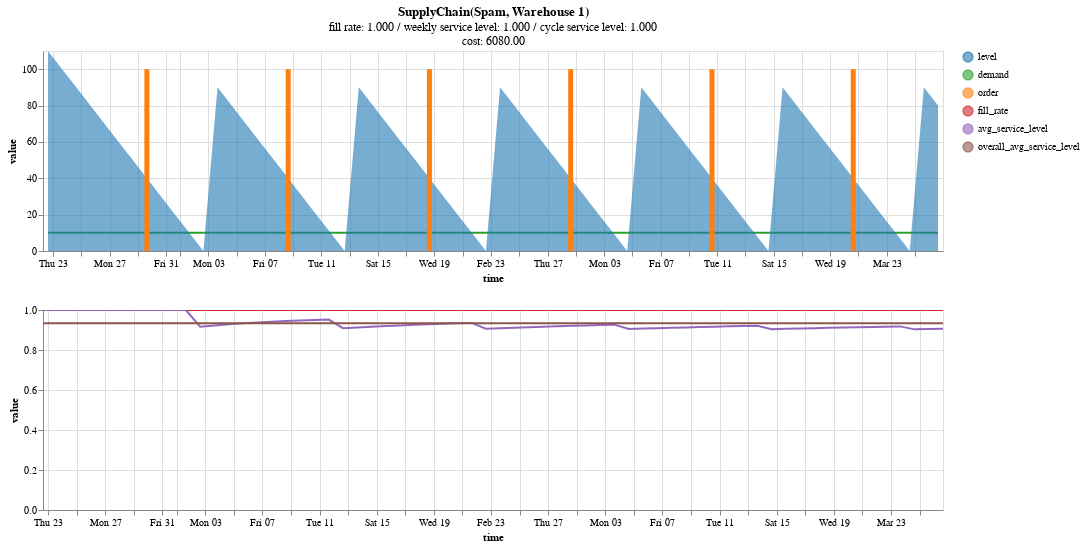

The notebook cell this image was saved under:
### Code cell
supply_chain_plot(supply_chain).interactive()

### Figure 1 — Vega-Lite specification as saved in the notebook (floating-point values rounded to 4 significant figures)
{"config": {"view": {"continuousHeight": 300, "continuousWidth": 400}, "range": {"category": {"scheme": "category20"}}}, "vconcat": [{"layer": [{"data": {"name": "data-6d44c9e6e24fd27813e5d0572dcf6d80"}, "mark": {"type": "line"}, "encoding": {"color": {"field": "variable", "scale": {"domain": ["level", "demand", "order", "fill_rate", "avg_service_level", "overall_avg_service_level"], "range": ["#1f77b4", "#2ca02c", "#ff7f0e", "#d62728", "#9467bd", "#8c564b", "#e377c2", "#7f7f7f", "#bcbd22", "#17becf"]}, "title": "", "type": "nominal"}, "x": {"field": "time", "type": "temporal"}, "y": {"field": "value", "type": "quantitative"}}, "name": "view_1", "title": {"text": "SupplyChain(Spam, Warehouse 1)", "subtitle": ["fill rate: 1.000 / weekly service level: 1.000 / cycle service level: 1.000", "cost: 6080.00"]}}, {"data": {"name": "data-5a093f2c9f4faa342af9481c3ca23a0f"}, "mark": {"type": "area", "opacity": 0.6}, "encoding": {"color": {"field": "variable", "scale": {"domain": ["level", "demand", "order", "fill_rate", "avg_service_level", "overall_avg_service_level"], "range": ["#1f77b4", "#2ca02c", "#ff7f0e", "#d62728", "#9467bd", "#8c564b", "#e377c2", "#7f7f7f", "#bcbd22", "#17becf"]}, "type": "nominal"}, "x": {"field": "time", "type": "temporal"}, "y": {"field": "value", "type": "quantitative"}}}, {"data": {"name": "data-8b0411614e8cdaccc66f7b9c8f92b68a"}, "mark": {"type": "bar"}, "encoding": {"color": {"field": "variable", "scale": {"domain": ["level", "demand", "order", "fill_rate", "avg_service_level", "overall_avg_service_level"], "range": ["#1f77b4", "#2ca02c", "#ff7f0e", "#d62728", "#9467bd", "#8c564b", "#e377c2", "#7f7f7f", "#bcbd22", "#17becf"]}, "type": "nominal"}, "x": {"field": "time", "type": "temporal"}, "y": {"field": "value", "type": "quantitative"}}}], "height": 200, "width": 900}, {"layer": [{"data": {"name": "data-69a51fa1e997008f50da4bf02ca674c6"}, "mark": {"type": "line"}, "encoding": {"color": {"field": "variable", "scale": {"domain": ["level", "demand", "order", "fill_rate", "avg_service_level", "overall_avg_service_level"], "range": ["#1f77b4", "#2ca02c", "#ff7f0e", "#d62728", "#9467bd", "#8c564b", "#e377c2", "#7f7f7f", "#bcbd22", "#17becf"]}, "type": "nominal"}, "x": {"field": "time", "type": "temporal"}, "y": {"field": "value", "type": "quantitative"}}, "name": "view_2"}, {"data": {"name": "data-f04b17dedc1fb7164199ca7fe5b62104"}, "mark": {"type": "line"}, "encoding": {"color": {"field": "variable", "scale": {"domain": ["level", "demand", "order", "fill_rate", "avg_service_level", "overall_avg_service_level"], "range": ["#1f77b4", "#2ca02c", "#ff7f0e", "#d62728", "#9467bd", "#8c564b", "#e377c2", "#7f7f7f", "#bcbd22", "#17becf"]}, "type": "nominal"}, "x": {"field": "time", "type": "temporal"}, "y": {"field": "value", "type": "quantitative"}}}, {"data": {"name": "data-9aa0808176beb0521a84774b7a3c02ca"}, "mark": {"type": "line"}, "encoding": {"color": {"field": "variable", "scale": {"domain": ["level", "demand", "order", "fill_rate", "avg_service_level", "overall_avg_service_level"], "range": ["#1f77b4", "#2ca02c", "#ff7f0e", "#d62728", "#9467bd", "#8c564b", "#e377c2", "#7f7f7f", "#bcbd22", "#17becf"]}, "type": "nominal"}, "x": {"field": "time", "type": "temporal"}, "y": {"field": "value", "type": "quantitative"}}}], "height": 200, "width": 900}], "params": [{"name": "param_1", "select": {"type": "interval", "encodings": ["x", "y"]}, "bind": "scales", "views": ["view_1", "view_2"]}], "$schema": "https://vega.github.io/schema/vega-lite/v5.8.0.json", "datasets": {"data-6d44c9e6e24fd27813e5d0572dcf6d80": [{"time": "2025-01-22T15:24:34.468312", "variable": "demand", "value": 10}, {"time": "2025-01-23T15:24:34.468312", "variable": "demand", "value": 10}, {"time": "2025-01-24T15:24:34.468312", "variable": "demand", "value": 10}, {"time": "2025-01-25T15:24:34.468312", "variable": "demand", "value": 10}, {"time": "2025-01-26T15:24:34.468312", "variable": "demand", "value": 10}, {"time": "2025-01-27T15:24:34.468312", "variable": "demand", "value": 10}, {"time": "2025-01-28T15:24:34.468312", "variable": "demand", "value": 10}, {"time": "2025-01-29T15:24:34.468312", "variable": "demand", "value": 10}, {"time": "2025-01-30T15:24:34.468312", "variable": "demand", "value": 10}, {"time": "2025-01-31T15:24:34.468312", "variable": "demand", "value": 10}, {"time": "2025-02-01T15:24:34.468312", "variable": "demand", "value": 10}, {"time": "2025-02-02T15:24:34.468312", "variable": "demand", "value": 10}, {"time": "2025-02-03T15:24:34.468312", "variable": "demand", "value": 10}, {"time": "2025-02-04T15:24:34.468312", "variable": "demand", "value": 10}, {"time": "2025-02-05T15:24:34.468312", "variable": "demand", "value": 10}, {"time": "2025-02-06T15:24:34.468312", "variable": "demand", "value": 10}, {"time": "2025-02-07T15:24:34.468312", "variable": "demand", "value": 10}, {"time": "2025-02-08T15:24:34.468312", "variable": "demand", "value": 10}, {"time": "2025-02-09T15:24:34.468312", "variable": "demand", "value": 10}, {"time": "2025-02-10T15:24:34.468312", "variable": "demand", "value": 10}, {"time": "2025-02-11T15:24:34.468312", "variable": "demand", "value": 10}, {"time": "2025-02-12T15:24:34.468312", "variable": "demand", "value": 10}, {"time": "2025-02-13T15:24:34.468312", "variable": "demand", "value": 10}, {"time": "2025-02-14T15:24:34.468312", "variable": "demand", "value": 10}, {"time": "2025-02-15T15:24:34.468312", "variable": "demand", "value": 10}, {"time": "2025-02-16T15:24:34.468312", "variable": "demand", "value": 10}, {"time": "2025-02-17T15:24:34.468312", "variable": "demand", "value": 10}, {"time": "2025-02-18T15:24:34.468312", "variable": "demand", "value": 10}, {"time": "2025-02-19T15:24:34.468312", "variable": "demand", "value": 10}, {"time": "2025-02-20T15:24:34.468312", "variable": "demand", "value": 10}, {"time": "2025-02-21T15:24:34.468312", "variable": "demand", "value": 10}, {"time": "2025-02-22T15:24:34.468312", "variable": "demand", "value": 10}, {"time": "2025-02-23T15:24:34.468312", "variable": "demand", "value": 10}, {"time": "2025-02-24T15:24:34.468312", "variable": "demand", "value": 10}, {"time": "2025-02-25T15:24:34.468312", "variable": "demand", "value": 10}, {"time": "2025-02-26T15:24:34.468312", "variable": "demand", "value": 10}, {"time": "2025-02-27T15:24:34.468312", "variable": "demand", "value": 10}, {"time": "2025-02-28T15:24:34.468312", "variable": "demand", "value": 10}, {"time": "2025-03-01T15:24:34.468312", "variable": "demand", "value": 10}, {"time": "2025-03-02T15:24:34.468312", "variable": "demand", "value": 10}, {"time": "2025-03-03T15:24:34.468312", "variable": "demand", "value": 10}, {"time": "2025-03-04T15:24:34.468312", "variable": "demand", "value": 10}, {"time": "2025-03-05T15:24:34.468312", "variable": "demand", "value": 10}, {"time": "2025-03-06T15:24:34.468312", "variable": "demand", "value": 10}, {"time": "2025-03-07T15:24:34.468312", "variable": "demand", "value": 10}, {"time": "2025-03-08T15:24:34.468312", "variable": "demand", "value": 10}, {"time": "2025-03-09T15:24:34.468312", "variable": "demand", "value": 10}, {"time": "2025-03-10T15:24:34.468312", "variable": "demand", "value": 10}, {"time": "2025-03-11T15:24:34.468312", "variable": "demand", "value": 10}, {"time": "2025-03-12T15:24:34.468312", "variable": "demand", "value": 10}, {"time": "2025-03-13T15:24:34.468312", "variable": "demand", "value": 10}, {"time": "2025-03-14T15:24:34.468312", "variable": "demand", "value": 10}, {"time": "2025-03-15T15:24:34.468312", "variable": "demand", "value": 10}, {"time": "2025-03-16T15:24:34.468312", "variable": "demand", "value": 10}, {"time": "2025-03-17T15:24:34.468312", "variable": "demand", "value": 10}, {"time": "2025-03-18T15:24:34.468312", "variable": "demand", "value": 10}, {"time": "2025-03-19T15:24:34.468312", "variable": "demand", "value": 10}, {"time": "2025-03-20T15:24:34.468312", "variable": "demand", "value": 10}, {"time": "2025-03-21T15:24:34.468312", "variable": "demand", "value": 10}, {"time": "2025-03-22T15:24:34.468312", "variable": "demand", "value": 10}, {"time": "2025-03-23T15:24:34.468312", "variable": "demand", "value": 10}, {"time": "2025-03-24T15:24:34.468312", "variable": "demand", "value": 10}, {"time": "2025-03-25T15:24:34.468312", "variable": "demand", "value": 10}, {"time": "2025-03-26T15:24:34.468312", "variable": "demand", "value": 10}], "data-5a093f2c9f4faa342af9481c3ca23a0f": [{"time": "2025-01-22T15:24:34.468312", "variable": "level", "value": 110}, {"time": "2025-01-23T15:24:34.468312", "variable": "level", "value": 100}, {"time": "2025-01-24T15:24:34.468312", "variable": "level", "value": 90}, {"time": "2025-01-25T15:24:34.468312", "variable": "level", "value": 80}, {"time": "2025-01-26T15:24:34.468312", "variable": "level", "value": 70}, {"time": "2025-01-27T15:24:34.468312", "variable": "level", "value": 60}, {"time": "2025-01-28T15:24:34.468312", "variable": "level", "value": 50}, {"time": "2025-01-29T15:24:34.468312", "variable": "level", "value": 40}, {"time": "2025-01-30T15:24:34.468312", "variable": "level", "value": 30}, {"time": "2025-01-31T15:24:34.468312", "variable": "level", "value": 20}, {"time": "2025-02-01T15:24:34.468312", "variable": "level", "value": 10}, {"time": "2025-02-02T15:24:34.468312", "variable": "level", "value": 0}, {"time": "2025-02-03T15:24:34.468312", "variable": "level", "value": 90}, {"time": "2025-02-04T15:24:34.468312", "variable": "level", "value": 80}, {"time": "2025-02-05T15:24:34.468312", "variable": "level", "value": 70}, {"time": "2025-02-06T15:24:34.468312", "variable": "level", "value": 60}, {"time": "2025-02-07T15:24:34.468312", "variable": "level", "value": 50}, {"time": "2025-02-08T15:24:34.468312", "variable": "level", "value": 40}, {"time": "2025-02-09T15:24:34.468312", "variable": "level", "value": 30}, {"time": "2025-02-10T15:24:34.468312", "variable": "level", "value": 20}, {"time": "2025-02-11T15:24:34.468312", "variable": "level", "value": 10}, {"time": "2025-02-12T15:24:34.468312", "variable": "level", "value": 0}, {"time": "2025-02-13T15:24:34.468312", "variable": "level", "value": 90}, {"time": "2025-02-14T15:24:34.468312", "variable": "level", "value": 80}, {"time": "2025-02-15T15:24:34.468312", "variable": "level", "value": 70}, {"time": "2025-02-16T15:24:34.468312", "variable": "level", "value": 60}, {"time": "2025-02-17T15:24:34.468312", "variable": "level", "value": 50}, {"time": "2025-02-18T15:24:34.468312", "variable": "level", "value": 40}, {"time": "2025-02-19T15:24:34.468312", "variable": "level", "value": 30}, {"time": "2025-02-20T15:24:34.468312", "variable": "level", "value": 20}, {"time": "2025-02-21T15:24:34.468312", "variable": "level", "value": 10}, {"time": "2025-02-22T15:24:34.468312", "variable": "level", "value": 0}, {"time": "2025-02-23T15:24:34.468312", "variable": "level", "value": 90}, {"time": "2025-02-24T15:24:34.468312", "variable": "level", "value": 80}, {"time": "2025-02-25T15:24:34.468312", "variable": "level", "value": 70}, {"time": "2025-02-26T15:24:34.468312", "variable": "level", "value": 60}, {"time": "2025-02-27T15:24:34.468312", "variable": "level", "value": 50}, {"time": "2025-02-28T15:24:34.468312", "variable": "level", "value": 40}, {"time": "2025-03-01T15:24:34.468312", "variable": "level", "value": 30}, {"time": "2025-03-02T15:24:34.468312", "variable": "level", "value": 20}, {"time": "2025-03-03T15:24:34.468312", "variable": "level", "value": 10}, {"time": "2025-03-04T15:24:34.468312", "variable": "level", "value": 0}, {"time": "2025-03-05T15:24:34.468312", "variable": "level", "value": 90}, {"time": "2025-03-06T15:24:34.468312", "variable": "level", "value": 80}, {"time": "2025-03-07T15:24:34.468312", "variable": "level", "value": 70}, {"time": "2025-03-08T15:24:34.468312", "variable": "level", "value": 60}, {"time": "2025-03-09T15:24:34.468312", "variable": "level", "value": 50}, {"time": "2025-03-10T15:24:34.468312", "variable": "level", "value": 40}, {"time": "2025-03-11T15:24:34.468312", "variable": "level", "value": 30}, {"time": "2025-03-12T15:24:34.468312", "variable": "level", "value": 20}, {"time": "2025-03-13T15:24:34.468312", "variable": "level", "value": 10}, {"time": "2025-03-14T15:24:34.468312", "variable": "level", "value": 0}, {"time": "2025-03-15T15:24:34.468312", "variable": "level", "value": 90}, {"time": "2025-03-16T15:24:34.468312", "variable": "level", "value": 80}, {"time": "2025-03-17T15:24:34.468312", "variable": "level", "value": 70}, {"time": "2025-03-18T15:24:34.468312", "variable": "level", "value": 60}, {"time": "2025-03-19T15:24:34.468312", "variable": "level", "value": 50}, {"time": "2025-03-20T15:24:34.468312", "variable": "level", "value": 40}, {"time": "2025-03-21T15:24:34.468312", "variable": "level", "value": 30}, {"time": "2025-03-22T15:24:34.468312", "variable": "level", "value": 20}, {"time": "2025-03-23T15:24:34.468312", "variable": "level", "value": 10}, {"time": "2025-03-24T15:24:34.468312", "variable": "level", "value": 0}, {"time": "2025-03-25T15:24:34.468312", "variable": "level", "value": 90}, {"time": "2025-03-26T15:24:34.468312", "variable": "level", "value": 80}], "data-8b0411614e8cdaccc66f7b9c8f92b68a": [{"time": "2025-01-22T15:24:34.468312", "variable": "order", "value": 0.0}, {"time": "2025-01-23T15:24:34.468312", "variable": "order", "value": 0.0}, {"time": "2025-01-24T15:24:34.468312", "variable": "order", "value": 0.0}, {"time": "2025-01-25T15:24:34.468312", "variable": "order", "value": 0.0}, {"time": "2025-01-26T15:24:34.468312", "variable": "order", "value": 0.0}, {"time": "2025-01-27T15:24:34.468312", "variable": "order", "value": 0.0}, {"time": "2025-01-28T15:24:34.468312", "variable": "order", "value": 0.0}, {"time": "2025-01-29T15:24:34.468312", "variable": "order", "value": 100.0}, {"time": "2025-01-30T15:24:34.468312", "variable": "order", "value": null}, {"time": "2025-01-31T15:24:34.468312", "variable": "order", "value": null}, {"time": "2025-02-01T15:24:34.468312", "variable": "order", "value": null}, {"time": "2025-02-02T15:24:34.468312", "variable": "order", "value": null}, {"time": "2025-02-03T15:24:34.468312", "variable": "order", "value": null}, {"time": "2025-02-04T15:24:34.468312", "variable": "order", "value": 0.0}, {"time": "2025-02-05T15:24:34.468312", "variable": "order", "value": 0.0}, {"time": "2025-02-06T15:24:34.468312", "variable": "order", "value": 0.0}, {"time": "2025-02-07T15:24:34.468312", "variable": "order", "value": 0.0}, {"time": "2025-02-08T15:24:34.468312", "variable": "order", "value": 100.0}, {"time": "2025-02-09T15:24:34.468312", "variable": "order", "value": null}, {"time": "2025-02-10T15:24:34.468312", "variable": "order", "value": null}, {"time": "2025-02-11T15:24:34.468312", "variable": "order", "value": null}, {"time": "2025-02-12T15:24:34.468312", "variable": "order", "value": null}, {"time": "2025-02-13T15:24:34.468312", "variable": "order", "value": null}, {"time": "2025-02-14T15:24:34.468312", "variable": "order", "value": 0.0}, {"time": "2025-02-15T15:24:34.468312", "variable": "order", "value": 0.0}, {"time": "2025-02-16T15:24:34.468312", "variable": "order", "value": 0.0}, {"time": "2025-02-17T15:24:34.468312", "variable": "order", "value": 0.0}, {"time": "2025-02-18T15:24:34.468312", "variable": "order", "value": 100.0}, {"time": "2025-02-19T15:24:34.468312", "variable": "order", "value": null}, {"time": "2025-02-20T15:24:34.468312", "variable": "order", "value": null}, {"time": "2025-02-21T15:24:34.468312", "variable": "order", "value": null}, {"time": "2025-02-22T15:24:34.468312", "variable": "order", "value": null}, {"time": "2025-02-23T15:24:34.468312", "variable": "order", "value": null}, {"time": "2025-02-24T15:24:34.468312", "variable": "order", "value": 0.0}, {"time": "2025-02-25T15:24:34.468312", "variable": "order", "value": 0.0}, {"time": "2025-02-26T15:24:34.468312", "variable": "order", "value": 0.0}, {"time": "2025-02-27T15:24:34.468312", "variable": "order", "value": 0.0}, {"time": "2025-02-28T15:24:34.468312", "variable": "order", "value": 100.0}, {"time": "2025-03-01T15:24:34.468312", "variable": "order", "value": null}, {"time": "2025-03-02T15:24:34.468312", "variable": "order", "value": null}, {"time": "2025-03-03T15:24:34.468312", "variable": "order", "value": null}, {"time": "2025-03-04T15:24:34.468312", "variable": "order", "value": null}, {"time": "2025-03-05T15:24:34.468312", "variable": "order", "value": null}, {"time": "2025-03-06T15:24:34.468312", "variable": "order", "value": 0.0}, {"time": "2025-03-07T15:24:34.468312", "variable": "order", "value": 0.0}, {"time": "2025-03-08T15:24:34.468312", "variable": "order", "value": 0.0}, {"time": "2025-03-09T15:24:34.468312", "variable": "order", "value": 0.0}, {"time": "2025-03-10T15:24:34.468312", "variable": "order", "value": 100.0}, {"time": "2025-03-11T15:24:34.468312", "variable": "order", "value": null}, {"time": "2025-03-12T15:24:34.468312", "variable": "order", "value": null}, {"time": "2025-03-13T15:24:34.468312", "variable": "order", "value": null}, {"time": "2025-03-14T15:24:34.468312", "variable": "order", "value": null}, {"time": "2025-03-15T15:24:34.468312", "variable": "order", "value": null}, {"time": "2025-03-16T15:24:34.468312", "variable": "order", "value": 0.0}, {"time": "2025-03-17T15:24:34.468312", "variable": "order", "value": 0.0}, {"time": "2025-03-18T15:24:34.468312", "variable": "order", "value": 0.0}, {"time": "2025-03-19T15:24:34.468312", "variable": "order", "value": 0.0}, {"time": "2025-03-20T15:24:34.468312", "variable": "order", "value": 100.0}, {"time": "2025-03-21T15:24:34.468312", "variable": "order", "value": null}, {"time": "2025-03-22T15:24:34.468312", "variable": "order", "value": null}, {"time": "2025-03-23T15:24:34.468312", "variable": "order", "value": null}, {"time": "2025-03-24T15:24:34.468312", "variable": "order", "value": null}, {"time": "2025-03-25T15:24:34.468312", "variable": "order", "value": null}, {"time": "2025-03-26T15:24:34.468312", "variable": "order", "value": 0.0}], "data-69a51fa1e997008f50da4bf02ca674c6": [{"time": "2025-01-22T15:24:34.468312", "variable": "fill_rate", "value": 1.0}, {"time": "2025-01-23T15:24:34.468312", "variable": "fill_rate", "value": 1.0}, {"time": "2025-01-24T15:24:34.468312", "variable": "fill_rate", "value": 1.0}, {"time": "2025-01-25T15:24:34.468312", "variable": "fill_rate", "value": 1.0}, {"time": "2025-01-26T15:24:34.468312", "variable": "fill_rate", "value": 1.0}, {"time": "2025-01-27T15:24:34.468312", "variable": "fill_rate", "value": 1.0}, {"time": "2025-01-28T15:24:34.468312", "variable": "fill_rate", "value": 1.0}, {"time": "2025-01-29T15:24:34.468312", "variable": "fill_rate", "value": 1.0}, {"time": "2025-01-30T15:24:34.468312", "variable": "fill_rate", "value": 1.0}, {"time": "2025-01-31T15:24:34.468312", "variable": "fill_rate", "value": 1.0}, {"time": "2025-02-01T15:24:34.468312", "variable": "fill_rate", "value": 1.0}, {"time": "2025-02-02T15:24:34.468312", "variable": "fill_rate", "value": 1.0}, {"time": "2025-02-03T15:24:34.468312", "variable": "fill_rate", "value": 1.0}, {"time": "2025-02-04T15:24:34.468312", "variable": "fill_rate", "value": 1.0}, {"time": "2025-02-05T15:24:34.468312", "variable": "fill_rate", "value": 1.0}, {"time": "2025-02-06T15:24:34.468312", "variable": "fill_rate", "value": 1.0}, {"time": "2025-02-07T15:24:34.468312", "variable": "fill_rate", "value": 1.0}, {"time": "2025-02-08T15:24:34.468312", "variable": "fill_rate", "value": 1.0}, {"time": "2025-02-09T15:24:34.468312", "variable": "fill_rate", "value": 1.0}, {"time": "2025-02-10T15:24:34.468312", "variable": "fill_rate", "value": 1.0}, {"time": "2025-02-11T15:24:34.468312", "variable": "fill_rate", "value": 1.0}, {"time": "2025-02-12T15:24:34.468312", "variable": "fill_rate", "value": 1.0}, {"time": "2025-02-13T15:24:34.468312", "variable": "fill_rate", "value": 1.0}, {"time": "2025-02-14T15:24:34.468312", "variable": "fill_rate", "value": 1.0}, {"time": "2025-02-15T15:24:34.468312", "variable": "fill_rate", "value": 1.0}, {"time": "2025-02-16T15:24:34.468312", "variable": "fill_rate", "value": 1.0}, {"time": "2025-02-17T15:24:34.468312", "variable": "fill_rate", "value": 1.0}, {"time": "2025-02-18T15:24:34.468312", "variable": "fill_rate", "value": 1.0}, {"time": "2025-02-19T15:24:34.468312", "variable": "fill_rate", "value": 1.0}, {"time": "2025-02-20T15:24:34.468312", "variable": "fill_rate", "value": 1.0}, {"time": "2025-02-21T15:24:34.468312", "variable": "fill_rate", "value": 1.0}, {"time": "2025-02-22T15:24:34.468312", "variable": "fill_rate", "value": 1.0}, {"time": "2025-02-23T15:24:34.468312", "variable": "fill_rate", "value": 1.0}, {"time": "2025-02-24T15:24:34.468312", "variable": "fill_rate", "value": 1.0}, {"time": "2025-02-25T15:24:34.468312", "variable": "fill_rate", "value": 1.0}, {"time": "2025-02-26T15:24:34.468312", "variable": "fill_rate", "value": 1.0}, {"time": "2025-02-27T15:24:34.468312", "variable": "fill_rate", "value": 1.0}, {"time": "2025-02-28T15:24:34.468312", "variable": "fill_rate", "value": 1.0}, {"time": "2025-03-01T15:24:34.468312", "variable": "fill_rate", "value": 1.0}, {"time": "2025-03-02T15:24:34.468312", "variable": "fill_rate", "value": 1.0}, {"time": "2025-03-03T15:24:34.468312", "variable": "fill_rate", "value": 1.0}, {"time": "2025-03-04T15:24:34.468312", "variable": "fill_rate", "value": 1.0}, {"time": "2025-03-05T15:24:34.468312", "variable": "fill_rate", "value": 1.0}, {"time": "2025-03-06T15:24:34.468312", "variable": "fill_rate", "value": 1.0}, {"time": "2025-03-07T15:24:34.468312", "variable": "fill_rate", "value": 1.0}, {"time": "2025-03-08T15:24:34.468312", "variable": "fill_rate", "value": 1.0}, {"time": "2025-03-09T15:24:34.468312", "variable": "fill_rate", "value": 1.0}, {"time": "2025-03-10T15:24:34.468312", "variable": "fill_rate", "value": 1.0}, {"time": "2025-03-11T15:24:34.468312", "variable": "fill_rate", "value": 1.0}, {"time": "2025-03-12T15:24:34.468312", "variable": "fill_rate", "value": 1.0}, {"time": "2025-03-13T15:24:34.468312", "variable": "fill_rate", "value": 1.0}, {"time": "2025-03-14T15:24:34.468312", "variable": "fill_rate", "value": 1.0}, {"time": "2025-03-15T15:24:34.468312", "variable": "fill_rate", "value": 1.0}, {"time": "2025-03-16T15:24:34.468312", "variable": "fill_rate", "value": 1.0}, {"time": "2025-03-17T15:24:34.468312", "variable": "fill_rate", "value": 1.0}, {"time": "2025-03-18T15:24:34.468312", "variable": "fill_rate", "value": 1.0}, {"time": "2025-03-19T15:24:34.468312", "variable": "fill_rate", "value": 1.0}, {"time": "2025-03-20T15:24:34.468312", "variable": "fill_rate", "value": 1.0}, {"time": "2025-03-21T15:24:34.468312", "variable": "fill_rate", "value": 1.0}, {"time": "2025-03-22T15:24:34.468312", "variable": "fill_rate", "value": 1.0}, {"time": "2025-03-23T15:24:34.468312", "variable": "fill_rate", "value": 1.0}, {"time": "2025-03-24T15:24:34.468312", "variable": "fill_rate", "value": 1.0}, {"time": "2025-03-25T15:24:34.468312", "variable": "fill_rate", "value": 1.0}, {"time": "2025-03-26T15:24:34.468312", "variable": "fill_rate", "value": 1.0}], "data-f04b17dedc1fb7164199ca7fe5b62104": [{"time": "2025-01-22T15:24:34.468312", "variable": "avg_service_level", "value": 1.0}, {"time": "2025-01-23T15:24:34.468312", "variable": "avg_service_level", "value": 1.0}, {"time": "2025-01-24T15:24:34.468312", "variable": "avg_service_level", "value": 1.0}, {"time": "2025-01-25T15:24:34.468312", "variable": "avg_service_level", "value": 1.0}, {"time": "2025-01-26T15:24:34.468312", "variable": "avg_service_level", "value": 1.0}, {"time": "2025-01-27T15:24:34.468312", "variable": "avg_service_level", "value": 1.0}, {"time": "2025-01-28T15:24:34.468312", "variable": "avg_service_level", "value": 1.0}, {"time": "2025-01-29T15:24:34.468312", "variable": "avg_service_level", "value": 1.0}, {"time": "2025-01-30T15:24:34.468312", "variable": "avg_service_level", "value": 1.0}, {"time": "2025-01-31T15:24:34.468312", "variable": "avg_service_level", "value": 1.0}, {"time": "2025-02-01T15:24:34.468312", "variable": "avg_service_level", "value": 1.0}, {"time": "2025-02-02T15:24:34.468312", "variable": "avg_service_level", "value": 0.9167}, {"time": "2025-02-03T15:24:34.468312", "variable": "avg_service_level", "value": 0.9231}, {"time": "2025-02-04T15:24:34.468312", "variable": "avg_service_level", "value": 0.9286}, {"time": "2025-02-05T15:24:34.468312", "variable": "avg_service_level", "value": 0.9333}, {"time": "2025-02-06T15:24:34.468312", "variable": "avg_service_level", "value": 0.9375}, {"time": "2025-02-07T15:24:34.468312", "variable": "avg_service_level", "value": 0.9412}, {"time": "2025-02-08T15:24:34.468312", "variable": "avg_service_level", "value": 0.9444}, {"time": "2025-02-09T15:24:34.468312", "variable": "avg_service_level", "value": 0.9474}, {"time": "2025-02-10T15:24:34.468312", "variable": "avg_service_level", "value": 0.95}, {"time": "2025-02-11T15:24:34.468312", "variable": "avg_service_level", "value": 0.9524}, {"time": "2025-02-12T15:24:34.468312", "variable": "avg_service_level", "value": 0.9091}, {"time": "2025-02-13T15:24:34.468312", "variable": "avg_service_level", "value": 0.913}, {"time": "2025-02-14T15:24:34.468312", "variable": "avg_service_level", "value": 0.9167}, {"time": "2025-02-15T15:24:34.468312", "variable": "avg_service_level", "value": 0.92}, {"time": "2025-02-16T15:24:34.468312", "variable": "avg_service_level", "value": 0.9231}, {"time": "2025-02-17T15:24:34.468312", "variable": "avg_service_level", "value": 0.9259}, {"time": "2025-02-18T15:24:34.468312", "variable": "avg_service_level", "value": 0.9286}, {"time": "2025-02-19T15:24:34.468312", "variable": "avg_service_level", "value": 0.931}, {"time": "2025-02-20T15:24:34.468312", "variable": "avg_service_level", "value": 0.9333}, {"time": "2025-02-21T15:24:34.468312", "variable": "avg_service_level", "value": 0.9355}, {"time": "2025-02-22T15:24:34.468312", "variable": "avg_service_level", "value": 0.9062}, {"time": "2025-02-23T15:24:34.468312", "variable": "avg_service_level", "value": 0.9091}, {"time": "2025-02-24T15:24:34.468312", "variable": "avg_service_level", "value": 0.9118}, {"time": "2025-02-25T15:24:34.468312", "variable": "avg_service_level", "value": 0.9143}, {"time": "2025-02-26T15:24:34.468312", "variable": "avg_service_level", "value": 0.9167}, {"time": "2025-02-27T15:24:34.468312", "variable": "avg_service_level", "value": 0.9189}, {"time": "2025-02-28T15:24:34.468312", "variable": "avg_service_level", "value": 0.9211}, {"time": "2025-03-01T15:24:34.468312", "variable": "avg_service_level", "value": 0.9231}, {"time": "2025-03-02T15:24:34.468312", "variable": "avg_service_level", "value": 0.925}, {"time": "2025-03-03T15:24:34.468312", "variable": "avg_service_level", "value": 0.9268}, {"time": "2025-03-04T15:24:34.468312", "variable": "avg_service_level", "value": 0.9048}, {"time": "2025-03-05T15:24:34.468312", "variable": "avg_service_level", "value": 0.907}, {"time": "2025-03-06T15:24:34.468312", "variable": "avg_service_level", "value": 0.9091}, {"time": "2025-03-07T15:24:34.468312", "variable": "avg_service_level", "value": 0.9111}, {"time": "2025-03-08T15:24:34.468312", "variable": "avg_service_level", "value": 0.913}, {"time": "2025-03-09T15:24:34.468312", "variable": "avg_service_level", "value": 0.9149}, {"time": "2025-03-10T15:24:34.468312", "variable": "avg_service_level", "value": 0.9167}, {"time": "2025-03-11T15:24:34.468312", "variable": "avg_service_level", "value": 0.9184}, {"time": "2025-03-12T15:24:34.468312", "variable": "avg_service_level", "value": 0.92}, {"time": "2025-03-13T15:24:34.468312", "variable": "avg_service_level", "value": 0.9216}, {"time": "2025-03-14T15:24:34.468312", "variable": "avg_service_level", "value": 0.9038}, {"time": "2025-03-15T15:24:34.468312", "variable": "avg_service_level", "value": 0.9057}, {"time": "2025-03-16T15:24:34.468312", "variable": "avg_service_level", "value": 0.9074}, {"time": "2025-03-17T15:24:34.468312", "variable": "avg_service_level", "value": 0.9091}, {"time": "2025-03-18T15:24:34.468312", "variable": "avg_service_level", "value": 0.9107}, {"time": "2025-03-19T15:24:34.468312", "variable": "avg_service_level", "value": 0.9123}, {"time": "2025-03-20T15:24:34.468312", "variable": "avg_service_level", "value": 0.9138}, {"time": "2025-03-21T15:24:34.468312", "variable": "avg_service_level", "value": 0.9153}, {"time": "2025-03-22T15:24:34.468312", "variable": "avg_service_level", "value": 0.9167}, {"time": "2025-03-23T15:24:34.468312", "variable": "avg_service_level", "value": 0.918}, {"time": "2025-03-24T15:24:34.468312", "variable": "avg_service_level", "value": 0.9032}, {"time": "2025-03-25T15:24:34.468312", "variable": "avg_service_level", "value": 0.9048}, {"time": "2025-03-26T15:24:34.468312", "variable": "avg_service_level", "value": 0.9062}], "data-9aa0808176beb0521a84774b7a3c02ca": [{"time": "2025-01-22T15:24:34.468312", "variable": "overall_avg_service_level", "value": 0.9335}, {"time": "2025-01-23T15:24:34.468312", "variable": "overall_avg_service_level", "value": 0.9335}, {"time": "2025-01-24T15:24:34.468312", "variable": "overall_avg_service_level", "value": 0.9335}, {"time": "2025-01-25T15:24:34.468312", "variable": "overall_avg_service_level", "value": 0.9335}, {"time": "2025-01-26T15:24:34.468312", "variable": "overall_avg_service_level", "value": 0.9335}, {"time": "2025-01-27T15:24:34.468312", "variable": "overall_avg_service_level", "value": 0.9335}, {"time": "2025-01-28T15:24:34.468312", "variable": "overall_avg_service_level", "value": 0.9335}, {"time": "2025-01-29T15:24:34.468312", "variable": "overall_avg_service_level", "value": 0.9335}, {"time": "2025-01-30T15:24:34.468312", "variable": "overall_avg_service_level", "value": 0.9335}, {"time": "2025-01-31T15:24:34.468312", "variable": "overall_avg_service_level", "value": 0.9335}, {"time": "2025-02-01T15:24:34.468312", "variable": "overall_avg_service_level", "value": 0.9335}, {"time": "2025-02-02T15:24:34.468312", "variable": "overall_avg_service_level", "value": 0.9335}, {"time": "2025-02-03T15:24:34.468312", "variable": "overall_avg_service_level", "value": 0.9335}, {"time": "2025-02-04T15:24:34.468312", "variable": "overall_avg_service_level", "value": 0.9335}, {"time": "2025-02-05T15:24:34.468312", "variable": "overall_avg_service_level", "value": 0.9335}, {"time": "2025-02-06T15:24:34.468312", "variable": "overall_avg_service_level", "value": 0.9335}, {"time": "2025-02-07T15:24:34.468312", "variable": "overall_avg_service_level", "value": 0.9335}, {"time": "2025-02-08T15:24:34.468312", "variable": "overall_avg_service_level", "value": 0.9335}, {"time": "2025-02-09T15:24:34.468312", "variable": "overall_avg_service_level", "value": 0.9335}, {"time": "2025-02-10T15:24:34.468312", "variable": "overall_avg_service_level", "value": 0.9335}, {"time": "2025-02-11T15:24:34.468312", "variable": "overall_avg_service_level", "value": 0.9335}, {"time": "2025-02-12T15:24:34.468312", "variable": "overall_avg_service_level", "value": 0.9335}, {"time": "2025-02-13T15:24:34.468312", "variable": "overall_avg_service_level", "value": 0.9335}, {"time": "2025-02-14T15:24:34.468312", "variable": "overall_avg_service_level", "value": 0.9335}, {"time": "2025-02-15T15:24:34.468312", "variable": "overall_avg_service_level", "value": 0.9335}, {"time": "2025-02-16T15:24:34.468312", "variable": "overall_avg_service_level", "value": 0.9335}, {"time": "2025-02-17T15:24:34.468312", "variable": "overall_avg_service_level", "value": 0.9335}, {"time": "2025-02-18T15:24:34.468312", "variable": "overall_avg_service_level", "value": 0.9335}, {"time": "2025-02-19T15:24:34.468312", "variable": "overall_avg_service_level", "value": 0.9335}, {"time": "2025-02-20T15:24:34.468312", "variable": "overall_avg_service_level", "value": 0.9335}, {"time": "2025-02-21T15:24:34.468312", "variable": "overall_avg_service_level", "value": 0.9335}, {"time": "2025-02-22T15:24:34.468312", "variable": "overall_avg_service_level", "value": 0.9335}, {"time": "2025-02-23T15:24:34.468312", "variable": "overall_avg_service_level", "value": 0.9335}, {"time": "2025-02-24T15:24:34.468312", "variable": "overall_avg_service_level", "value": 0.9335}, {"time": "2025-02-25T15:24:34.468312", "variable": "overall_avg_service_level", "value": 0.9335}, {"time": "2025-02-26T15:24:34.468312", "variable": "overall_avg_service_level", "value": 0.9335}, {"time": "2025-02-27T15:24:34.468312", "variable": "overall_avg_service_level", "value": 0.9335}, {"time": "2025-02-28T15:24:34.468312", "variable": "overall_avg_service_level", "value": 0.9335}, {"time": "2025-03-01T15:24:34.468312", "variable": "overall_avg_service_level", "value": 0.9335}, {"time": "2025-03-02T15:24:34.468312", "variable": "overall_avg_service_level", "value": 0.9335}, {"time": "2025-03-03T15:24:34.468312", "variable": "overall_avg_service_level", "value": 0.9335}, {"time": "2025-03-04T15:24:34.468312", "variable": "overall_avg_service_level", "value": 0.9335}, {"time": "2025-03-05T15:24:34.468312", "variable": "overall_avg_service_level", "value": 0.9335}, {"time": "2025-03-06T15:24:34.468312", "variable": "overall_avg_service_level", "value": 0.9335}, {"time": "2025-03-07T15:24:34.468312", "variable": "overall_avg_service_level", "value": 0.9335}, {"time": "2025-03-08T15:24:34.468312", "variable": "overall_avg_service_level", "value": 0.9335}, {"time": "2025-03-09T15:24:34.468312", "variable": "overall_avg_service_level", "value": 0.9335}, {"time": "2025-03-10T15:24:34.468312", "variable": "overall_avg_service_level", "value": 0.9335}, {"time": "2025-03-11T15:24:34.468312", "variable": "overall_avg_service_level", "value": 0.9335}, {"time": "2025-03-12T15:24:34.468312", "variable": "overall_avg_service_level", "value": 0.9335}, {"time": "2025-03-13T15:24:34.468312", "variable": "overall_avg_service_level", "value": 0.9335}, {"time": "2025-03-14T15:24:34.468312", "variable": "overall_avg_service_level", "value": 0.9335}, {"time": "2025-03-15T15:24:34.468312", "variable": "overall_avg_service_level", "value": 0.9335}, {"time": "2025-03-16T15:24:34.468312", "variable": "overall_avg_service_level", "value": 0.9335}, {"time": "2025-03-17T15:24:34.468312", "variable": "overall_avg_service_level", "value": 0.9335}, {"time": "2025-03-18T15:24:34.468312", "variable": "overall_avg_service_level", "value": 0.9335}, {"time": "2025-03-19T15:24:34.468312", "variable": "overall_avg_service_level", "value": 0.9335}, {"time": "2025-03-20T15:24:34.468312", "variable": "overall_avg_service_level", "value": 0.9335}, {"time": "2025-03-21T15:24:34.468312", "variable": "overall_avg_service_level", "value": 0.9335}, {"time": "2025-03-22T15:24:34.468312", "variable": "overall_avg_service_level", "value": 0.9335}, {"time": "2025-03-23T15:24:34.468312", "variable": "overall_avg_service_level", "value": 0.9335}, {"time": "2025-03-24T15:24:34.468312", "variable": "overall_avg_service_level", "value": 0.9335}, {"time": "2025-03-25T15:24:34.468312", "variable": "overall_avg_service_level", "value": 0.9335}, {"time": "2025-03-26T15:24:34.468312", "variable": "overall_avg_service_level", "value": 0.9335}]}}
